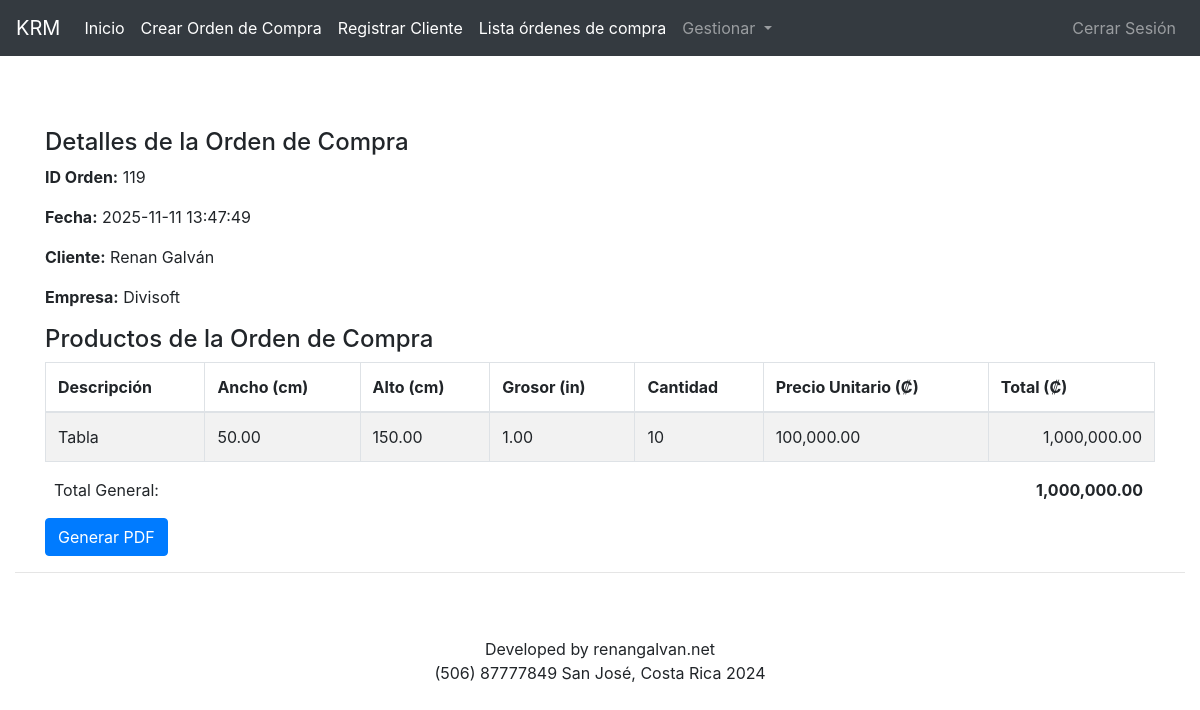
Page /ver_cotizacion.php?factura_id=119 (signed in) on the committed database.
### tables this page shows
CREATE TABLE `facturas` (
  `id` int(11) NOT NULL,
  `cliente_id` int(11) NOT NULL,
  `fecha` datetime NOT NULL
);

CREATE TABLE `clientes` (
  `id_cliente` int(11) NOT NULL,
  `nombre` varchar(100) NOT NULL,
  `telefono` varchar(15) DEFAULT NULL,
  `empresa` varchar(100) DEFAULT NULL,
  `direccion` varchar(250) NOT NULL
);

CREATE TABLE `productos_factura` (
  `id` int(11) NOT NULL,
  `factura_id` int(11) NOT NULL,
  `descripcion` varchar(255) NOT NULL,
  `ancho` decimal(10,2) DEFAULT NULL,
  `alto` decimal(10,2) DEFAULT NULL,
  `grosor` decimal(10,2) DEFAULT NULL,
  `cantidad` int(11) NOT NULL,
  `color` text NOT NULL,
  `precio_unitario` decimal(10,2) NOT NULL,
  `total` decimal(10,2) NOT NULL
);

### ver_cotizacion.php (the view, shortened to what this page needs)
<?php
include "menu.php";
$conexion = new mysqli('localhost', 'u400283574_krm', 'Krm2024!', 'u400283574_krm');
$factura_id = $_GET['factura_id'];
$sql_factura = "
    SELECT facturas.id, facturas.fecha, clientes.nombre, clientes.empresa
    FROM facturas
    INNER JOIN clientes ON facturas.cliente_id = clientes.id_cliente
    WHERE facturas.id = ?
";
$stmt_factura = $conexion->prepare($sql_factura);
$stmt_factura->bind_param("i", $factura_id);
$stmt_factura->execute();
$result_factura = $stmt_factura->get_result();
$factura = $result_factura->fetch_assoc();
$sql_productos = "SELECT * FROM productos_factura WHERE factura_id = ?";
$stmt_productos = $conexion->prepare($sql_productos);
$stmt_productos->bind_param("i", $factura_id);
$stmt_productos->execute();
$result_productos = $stmt_productos->get_result();
$productos = $result_productos->fetch_all(MYSQLI_ASSOC);
$total_general = 0;
foreach ($productos as $producto) {
    $total_general += $producto['total'];
}
?>
<!DOCTYPE html>
<html lang="es">
<head>
    <link href="https://stackpath.bootstrapcdn.com/bootstrap/4.5.2/css/bootstrap.min.css" rel="stylesheet">
</head>
<body>
    <div class="container mt-5">
        <h4>Detalles de la Orden de Compra</h4>
        <p><strong>ID Orden:</strong> <?php echo $factura['id']; ?></p>
        <p><strong>Fecha:</strong> <?php echo $factura['fecha']; ?></p>
        <p><strong>Cliente:</strong> <?php echo $factura['nombre']; ?></p>
        <p><strong>Empresa:</strong> <?php echo $factura['empresa']; ?></p>
        <h4>Productos de la Orden de Compra</h4>
        <table class='table table-striped table-bordered'>
            <thead>
                <tr>
                    <th>Descripción</th>
                    <th>Ancho (cm)</th>
                    <th>Alto (cm)</th>
                    <th>Grosor (in)</th>
                    <th>Cantidad</th>
                    <th>Precio Unitario (₡)</th>
                    <th>Total (₡)</th>
                </tr>
            </thead>
            <tbody>
                <?php foreach ($productos as $producto) { ?>
                    <tr>
                        <td><?php echo $producto['descripcion']; ?></td>
                        <td><?php echo number_format($producto['ancho'], 2); ?></td>
                        <td><?php echo number_format($producto['alto'], 2); ?></td>
                        <td><?php echo number_format($producto['grosor'], 2); ?></td>
                        <td><?php echo $producto['cantidad']; ?></td>
                        <td><?php echo number_format($producto['precio_unitario'], 2); ?></td>
                        <td ALIGN="right"><?php echo number_format($producto['total'], 2); ?></td>
                    </tr>
                <?php } ?>
            </tbody>
        </table>
        <table class="table table-bordered">
           <tr>
           <strong><span class="derecha"><?php echo number_format($total_general, 2); ?></span></strong>
           </tr>
        </table>
        <a href="pdf/generar_pdf.php?factura_id=<?php echo $factura_id; ?>" class="btn btn-primary">Generar PDF</a>
    </div>
    <?php
include "footer.php";
?>
</body>
</html>

### ver_cotizacion.php (style rules this page uses)
.derecha { float:right; padding-right: 12px; }

### rows in the picture
facturas: id "119", fecha "2025-11-11 13:47:49", cliente.nombre "Renan Galván", cliente.empresa "Divisoft"
productos_factura: descripcion "Tabla", ancho "50.00", alto "150.00", grosor "1.00", cantidad "10", precio_unitario "100,000.00", total "1,000,000.00"

### other values in the picture
$total_general "1,000,000.00"
